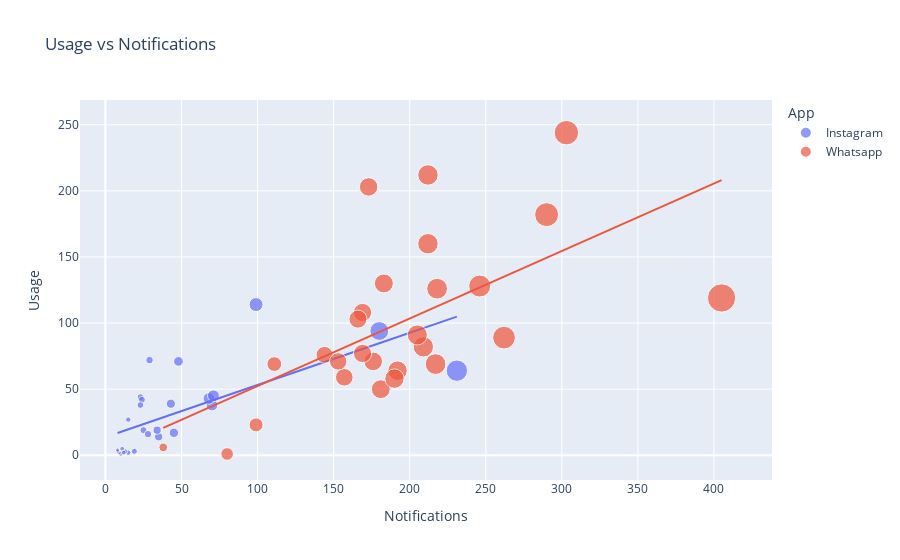

Notebook cell for this chart:
### Code cell
figure= px.scatter(data_frame=data,
                    x='Notifications',
                    y='Usage',
                    size='Notifications',
                    color='App',
                    trendline='ols',
                    title='Usage vs Notifications')
figure.show()

### Figure 1 — Plotly figure (JSON) as saved in the notebook; plotly's stock layout.template omitted (floating-point values rounded to 4 significant figures)
{"data": [{"hovertemplate": "App=Instagram<br>Notifications=%{marker.size}<br>Usage=%{y}<extra></extra>", "legendgroup": "Instagram", "marker": {"color": "#636efa", "size": [70, 43, 231, 35, 19, 25, 23, 28, 15, 29, 24, 34, 23, 48, 68, 71, 180, 99, 45, 10, 15, 13, 9, 8, 8, 11, 12], "sizemode": "area", "sizeref": 1.012, "symbol": "circle"}, "mode": "markers", "name": "Instagram", "orientation": "v", "showlegend": true, "type": "scatter", "x": [70, 43, 231, 35, 19, 25, 23, 28, 15, 29, 24, 34, 23, 48, 68, 71, 180, 99, 45, 10, 15, 13, 9, 8, 8, 11, 12], "xaxis": "x", "y": [38, 39, 64, 14, 3, 19, 44, 16, 27, 72, 42, 19, 38, 71, 43, 45, 94, 114, 17, 1, 2, 3, 2, 3, 4, 5, 2], "yaxis": "y"}, {"hovertemplate": "<b>OLS trendline</b><br>Usage = 0.394976 * Notifications + 13.6522<br>R<sup>2</sup>=0.458388<br><br>App=Instagram<br>Notifications=%{x}<br>Usage=%{y} <b>(trend)</b><extra></extra>", "legendgroup": "Instagram", "marker": {"color": "#636efa", "symbol": "circle"}, "mode": "lines", "name": "Instagram", "showlegend": false, "type": "scatter", "x": [8, 8, 9, 10, 11, 12, 13, 15, 15, 19, 23, 23, 24, 25, 28, 29, 34, 35, 43, 45, 48, 68, 70, 71, 99, 180, 231], "xaxis": "x", "y": [16.81, 16.81, 17.21, 17.6, 18.0, 18.39, 18.79, 19.58, 19.58, 21.16, 22.74, 22.74, 23.13, 23.53, 24.71, 25.11, 27.08, 27.48, 30.64, 31.43, 32.61, 40.51, 41.3, 41.7, 52.75, 84.75, 104.9], "yaxis": "y"}, {"hovertemplate": "App=Whatsapp<br>Notifications=%{marker.size}<br>Usage=%{y}<extra></extra>", "legendgroup": "Whatsapp", "marker": {"color": "#EF553B", "size": [209, 111, 183, 157, 246, 169, 99, 144, 80, 38, 218, 205, 212, 217, 405, 166, 173, 290, 153, 192, 181, 176, 212, 303, 169, 190, 262], "sizemode": "area", "sizeref": 1.012, "symbol": "circle"}, "mode": "markers", "name": "Whatsapp", "orientation": "v", "showlegend": true, "type": "scatter", "x": [209, 111, 183, 157, 246, 169, 99, 144, 80, 38, 218, 205, 212, 217, 405, 166, 173, 290, 153, 192, 181, 176, 212, 303, 169, 190, 262], "xaxis": "x", "y": [82, 69, 130, 59, 128, 108, 23, 76, 1, 6, 126, 91, 160, 69, 119, 103, 203, 182, 71, 64, 50, 71, 212, 244, 77, 58, 89], "yaxis": "y"}, {"hovertemplate": "<b>OLS trendline</b><br>Usage = 0.510465 * Notifications + 1.3703<br>R<sup>2</sup>=0.378939<br><br>App=Whatsapp<br>Notifications=%{x}<br>Usage=%{y} <b>(trend)</b><extra></extra>", "legendgroup": "Whatsapp", "marker": {"color": "#EF553B", "symbol": "circle"}, "mode": "lines", "name": "Whatsapp", "showlegend": false, "type": "scatter", "x": [38, 80, 99, 111, 144, 153, 157, 166, 169, 169, 173, 176, 181, 183, 190, 192, 205, 209, 212, 212, 217, 218, 246, 262, 290, 303, 405], "xaxis": "x", "y": [20.77, 42.21, 51.91, 58.03, 74.88, 79.47, 81.51, 86.11, 87.64, 87.64, 89.68, 91.21, 93.76, 94.79, 98.36, 99.38, 106.0, 108.1, 109.6, 109.6, 112.1, 112.7, 126.9, 135.1, 149.4, 156.0, 208.1], "yaxis": "y"}], "layout": {"legend": {"itemsizing": "constant", "title": {"text": "App"}, "tracegroupgap": 0}, "title": {"text": "Usage vs Notifications"}, "xaxis": {"anchor": "y", "domain": [0, 1], "title": {"text": "Notifications"}}, "yaxis": {"anchor": "x", "domain": [0, 1], "title": {"text": "Usage"}}}}
